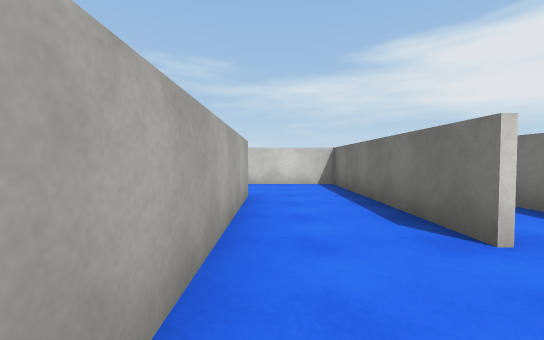
[1] (above)

15 first-person views from a walk through a Unity game level. The camera is 1.3 m above the floor, tilts 2° down and sees 90° across. The floor is counted in squares, 2 m on a side. Each view is taken from the middle of a square. On the plan, view 1 faces up. The plan holds only what a view shows up to about 9 squares ahead; the rest is blank. The place goes on beyond the plan. The player character is not drawn. Surface patterns are stand-ins for the level's own textures.

[2]
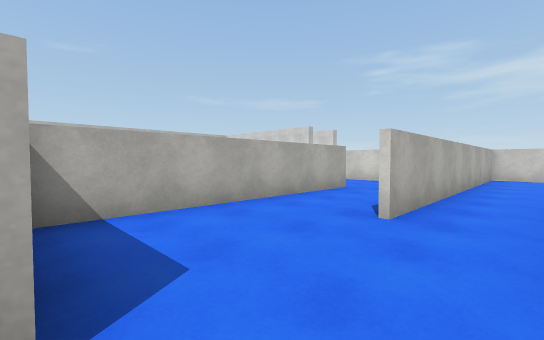

[3]
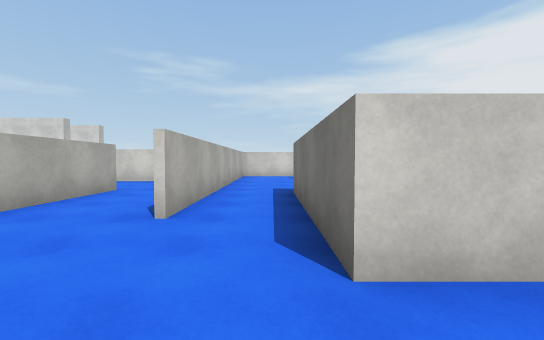

[4]
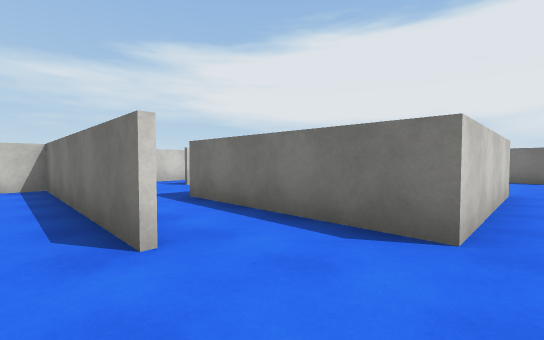

[5]
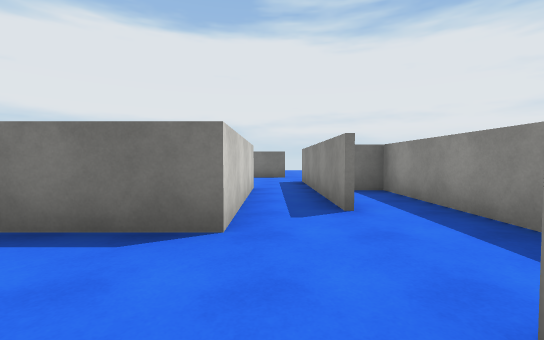

[6]
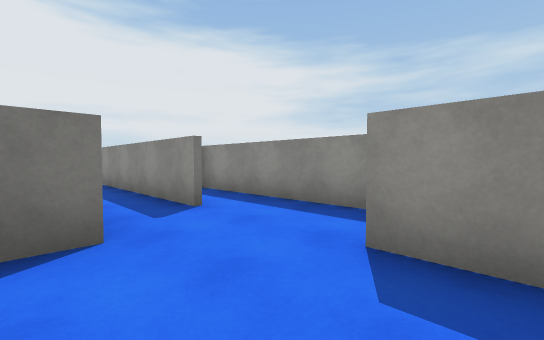

[7]
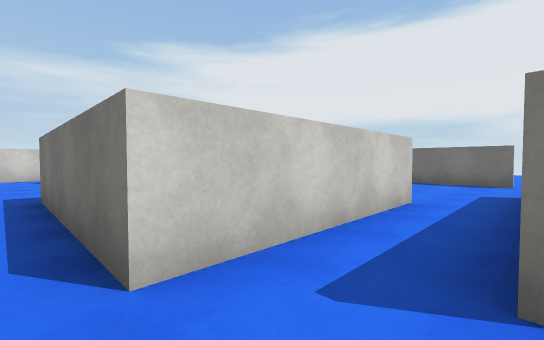

[8]
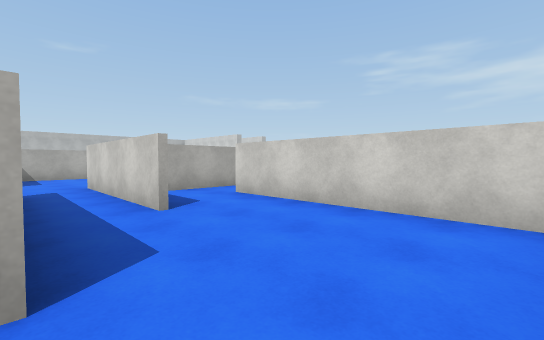

[9]
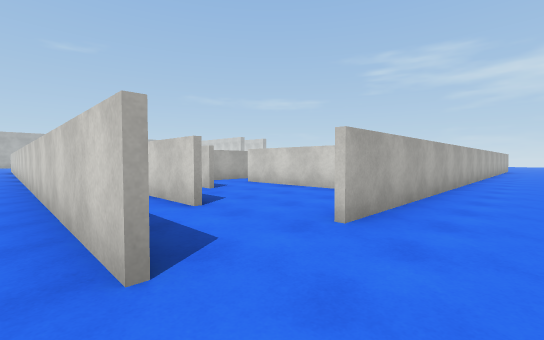

[10]
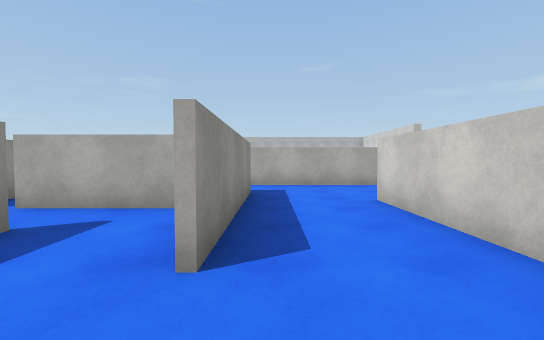

[11]
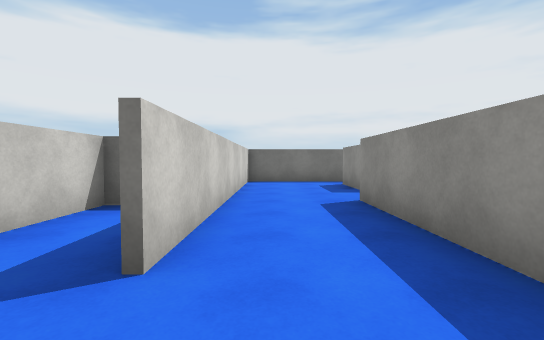

[12]
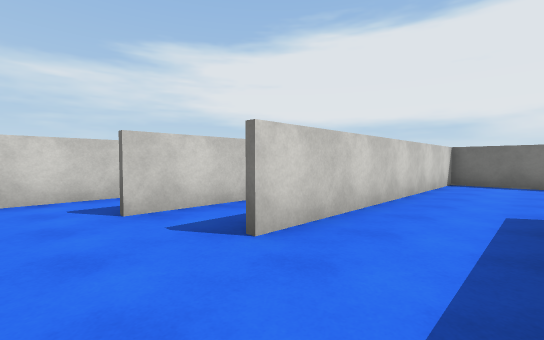

[13]
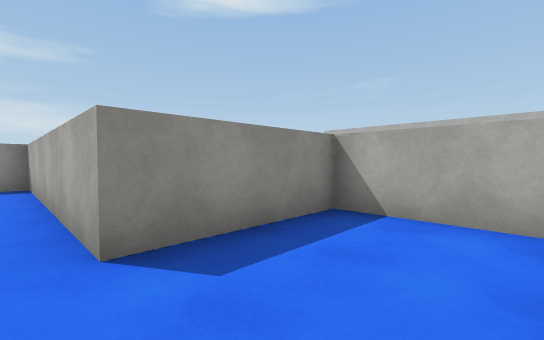

[14]
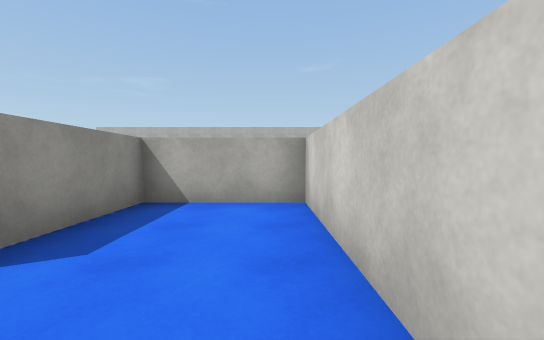

[15]
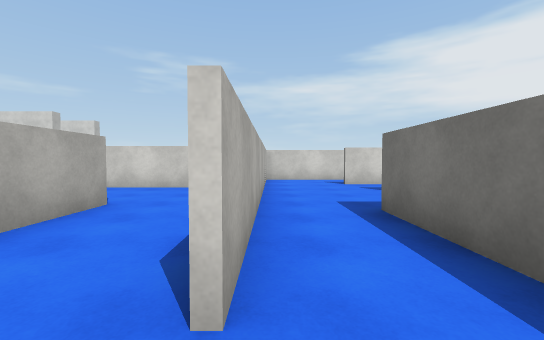

### Floor plan
Ten units are one square. View 1 is at (0, 0); x grows to the right and y downward. Boxes are objects, and circles mark ways between rooms. Rooms are numbered by the first view taken in them; rooms with no view inside come last. Other rooms are left out.
<svg viewBox="-37 -107 158 162">
<path fill="none" stroke="#000" d="M17 -20 17 -75 -32 -75 -32 -50 -4 -50 -4 9 20 9M34 -4 34 -25M45 9 75 9M76 -4 34 -4M26 24 69 24M75 9 95 9M111 -24 75 -24M114 6 114 -18M116 26 9 26M116 -82 116 5M89 -41 105 -41M114 -38 114 -67 75 -67M18 -65 18 -20M34 -25 34 -46 75 -46M75 -67 45 -67M45 -102 18 -102 18 -65M70 -84 40 -84M53 -38 53 -15M75 -24 65 -24"/>
<circle cx="20" cy="0" r="3" fill="#2a7"/>
<circle cx="80" cy="0" r="3" fill="#2a7"/>
<circle cx="110" cy="10" r="3" fill="#2a7"/>
<circle cx="70" cy="-20" r="3" fill="#2a7"/>
<circle cx="70" cy="-60" r="3" fill="#2a7"/>
<circle cx="70" cy="-40" r="3" fill="#2a7"/>
<circle cx="35" cy="-70" r="3" fill="#2a7"/>
<text x="0" y="-40">1</text>
<text x="50" y="0">2</text>
<text x="90" y="-10">3</text>
<text x="-20" y="50">4</text>
<text x="90" y="-50">5</text>
<text x="40" y="-60">6</text>
<text x="40" y="-80">7</text>
<text x="60" y="-30">8</text>
</svg>
Room 1 opens to room 2. Room 2 opens to room 3. Room 3 opens to room 4. Room 3 opens to room 8. Room 5 opens to room 6. Room 5 opens to room 8. Room 6 opens to room 7.

Where each view was taken, in squares from view 1:
view 1: 0 up, 0 right, facing up
view 2: 1 down, 3 right, facing up-left
view 3: 1 down, 3 right, facing up
view 4: 0 up, 1 right, facing up-right
view 5: 0 up, 1 right, facing right
view 6: 1 up, 1 right, facing down-right
view 7: 1 down, 3 right, facing up-right
view 8: 1 down, 11 right, facing up-left
view 9: 3 down, 13 right, facing up-left
view 10: 5 up, 9 right, facing left
view 11: 6 up, 3 right, facing right
view 12: 5 up, 3 right, facing up-right
view 13: 7 up, 0 right, facing down-left
view 14: 7 up, 1 right, facing left
view 15: 1 up, 2 right, facing up
